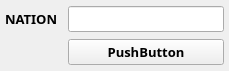
     <widget class="QWidget" name="scrollAreaWidgetContents_15">
      <property name="geometry">
       <rect>
        <x>0</x>
        <y>0</y>
        <width>229</width>
        <height>71</height>
       </rect>
      </property>
      <layout class="QGridLayout" name="gridLayout_15">
       <property name="leftMargin">
        <number>5</number>
       </property>
       <property name="topMargin">
        <number>5</number>
       </property>
       <property name="rightMargin">
        <number>5</number>
       </property>
       <property name="bottomMargin">
        <number>5</number>
       </property>
       <property name="horizontalSpacing">
        <number>10</number>
       </property>
       <item row="3" column="4">
        <widget class="QPushButton" name="pushButton_22">
         <property name="font">
          <font>
           <family>Rockwell Extra Bold</family>
           <pointsize>10</pointsize>
           <weight>75</weight>
           <bold>true</bold>
          </font>
         </property>
         <property name="text">
          <string>PushButton</string>
         </property>
        </widget>
       </item>
       <item row="2" column="4">
        <widget class="QLineEdit" name="lineEdit_17">
         <property name="font">
          <font>
           <family>Rockwell Extra Bold</family>
           <pointsize>10</pointsize>
           <weight>75</weight>
           <bold>true</bold>
          </font>
         </property>
        </widget>
       </item>
       <item row="2" column="0" colspan="2">
        <widget class="QLabel" name="label_14">
         <property name="font">
          <font>
           <family>Rockwell Extra Bold</family>
           <pointsize>10</pointsize>
           <weight>75</weight>
           <bold>true</bold>
          </font>
         </property>
         <property name="text">
          <string>NATION</string>
         </property>
        </widget>
       </item>
      </layout>
     </widget>
